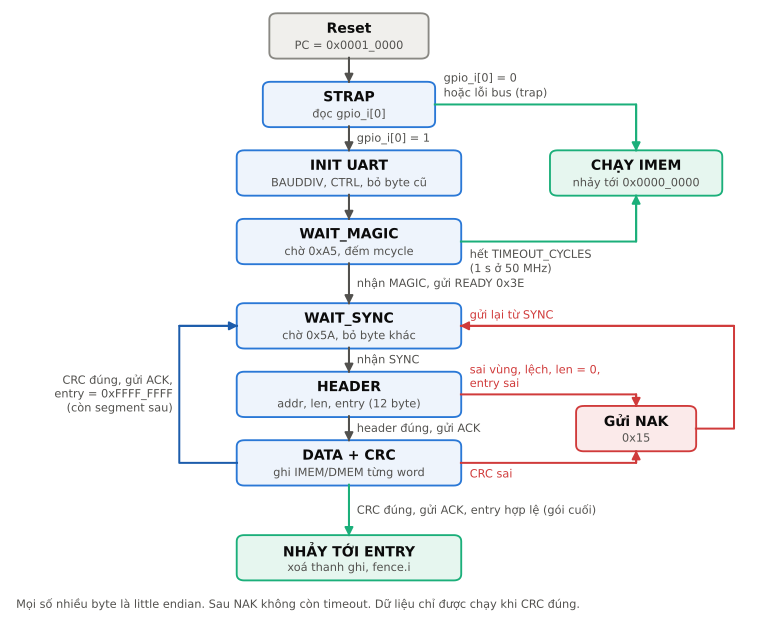

Generate this figure with Python:
#!/usr/bin/env python3
"""Generate docs/figures/boot_fsm.svg (state diagram of the UART bootloader in fw/boot/boot.S).

Same states as docs/boot.md section 4. Coordinates are hand-written, edit them here and rerun:
    python3 docs/figures/boot_fsm.py
Labels stay in Vietnamese because the figure goes into the report.
"""
import os

from matplotlib.patches import FancyArrowPatch, FancyBboxPatch
from figstyle import BLUE_RAMP, INK, INK2, MUTED, S2, S3, plt, save

C_OK, C_ERR, C_EXIT = INK2, "#d03b3b", S3
fig, ax = plt.subplots(figsize=(10, 8.2))
ax.set_xlim(-5.2, 6.2)
ax.set_ylim(-0.9, 10.6)
ax.axis("off")

# name: (x, y, width, title, detail)
S = {
    "reset": (0, 10.1, 2.4, "Reset", "PC = 0x0001_0000"),
    "strap": (0, 8.8, 2.6, "STRAP", "đọc gpio_i[0]"),
    "init": (0, 7.5, 3.4, "INIT UART", "BAUDDIV, CTRL, bỏ byte cũ"),
    "magic": (0, 6.2, 3.4, "WAIT_MAGIC", "chờ 0xA5, đếm mcycle"),
    "sync": (0, 4.6, 3.4, "WAIT_SYNC", "chờ 0x5A, bỏ byte khác"),
    "hdr": (0, 3.3, 3.4, "HEADER", "addr, len, entry (12 byte)"),
    "data": (0, 2.0, 3.4, "DATA + CRC", "ghi IMEM/DMEM từng word"),
    "jump": (0, 0.2, 3.4, "NHẢY TỚI ENTRY", "xoá thanh ghi, fence.i"),
    "imem": (4.4, 7.5, 2.6, "CHẠY IMEM", "nhảy tới 0x0000_0000"),
    "nak": (4.4, 2.65, 1.8, "Gửi NAK", "0x15"),
}
H = 0.82


def node(k, fill="#ffffff", edge=MUTED):
    x, y, w, t, d = S[k]
    ax.add_patch(FancyBboxPatch((x - w / 2, y - H / 2), w, H, boxstyle="round,pad=0.02,rounding_size=0.12",
                                fc=fill, ec=edge, lw=1.4))
    ax.text(x, y + 0.13, t, ha="center", va="center", fontsize=10.5, fontweight="bold", color=INK)
    ax.text(x, y - 0.19, d, ha="center", va="center", fontsize=8.5, color=INK2)


def edge(k, side):
    x, y, w = S[k][0], S[k][1], S[k][2]
    return {"t": (x, y + H / 2), "b": (x, y - H / 2), "l": (x - w / 2, y), "r": (x + w / 2, y)}[side]


def path(pts, color=C_OK, label=None, lpos=None, ha="left", lcolor=None):
    """Polyline, arrow head on the last segment."""
    xs, ys = zip(*pts)
    ax.plot(xs[:-1] + (xs[-1],), ys[:-1] + (ys[-1],), color=color, lw=1.5, solid_capstyle="butt")
    ax.add_patch(FancyArrowPatch(pts[-2], pts[-1], arrowstyle="-|>", mutation_scale=13, color=color,
                                 lw=1.5, shrinkA=0, shrinkB=0))
    if label:
        ax.text(lpos[0], lpos[1], label, ha=ha, va="center", fontsize=8.5, color=lcolor or color)


for k in S:
    if k == "imem" or k == "jump":
        node(k, fill="#e6f6ef", edge=C_EXIT)
    elif k == "nak":
        node(k, fill="#fbeaea", edge=C_ERR)
    elif k == "reset":
        node(k, fill="#f0efec")
    else:
        node(k, fill="#eef4fc", edge=BLUE_RAMP[2])

path([edge("reset", "b"), edge("strap", "t")])
path([edge("strap", "b"), edge("init", "t")], label="gpio_i[0] = 1", lpos=(0.12, 8.15))
path([edge("init", "b"), edge("magic", "t")])
path([edge("magic", "b"), edge("sync", "t")], label="nhận MAGIC, gửi READY 0x3E", lpos=(0.12, 5.4))
path([edge("sync", "b"), edge("hdr", "t")], label="nhận SYNC", lpos=(0.12, 3.95))
path([edge("hdr", "b"), edge("data", "t")], label="header đúng, gửi ACK", lpos=(0.12, 2.65))
path([edge("data", "b"), edge("jump", "t")], color=C_EXIT,
     label="CRC đúng, gửi ACK, entry hợp lệ (gói cuối)", lpos=(0.12, 1.1), lcolor=INK2)

# Exits to IMEM
xs, ys = edge("strap", "r")
path([(xs, ys), (S["imem"][0], ys), edge("imem", "t")], color=C_EXIT,
     label="gpio_i[0] = 0\nhoặc lỗi bus (trap)", lpos=(xs + 0.15, ys + 0.35), lcolor=INK2)
xm, ym = edge("magic", "r")
path([(xm, ym), (S["imem"][0], ym), edge("imem", "b")], color=C_EXIT,
     label="hết TIMEOUT_CYCLES\n(1 s ở 50 MHz)", lpos=(xm + 0.15, ym - 0.38), lcolor=INK2)

# Errors to NAK, then back to WAIT_SYNC
xn = S["nak"][0]
xh, yh = edge("hdr", "r")
path([(xh, yh), (xn, yh), (xn, S["nak"][1] + H / 2)], color=C_ERR,
     label="sai vùng, lệch, len = 0,\nentry sai", lpos=(xh + 0.15, yh + 0.33), lcolor=C_ERR)
xd, yd = edge("data", "r")
path([(xd, yd), (xn, yd), (xn, S["nak"][1] - H / 2)], color=C_ERR,
     label="CRC sai", lpos=(xd + 0.15, yd - 0.22), lcolor=C_ERR)
xr = xn + S["nak"][2] / 2
xq, yq = edge("sync", "r")
path([(xr, S["nak"][1]), (xr + 0.6, S["nak"][1]), (xr + 0.6, yq), (xq, yq)], color=C_ERR,
     label="gửi lại từ SYNC", lpos=(xq + 0.15, yq + 0.2), lcolor=C_ERR)

# More segments: back to WAIT_SYNC
xl, yl = edge("data", "l")
xs2, ys2 = edge("sync", "l")
path([(xl, yl), (xl - 0.9, yl), (xl - 0.9, ys2), (xs2, ys2)], color=BLUE_RAMP[3],
     label="CRC đúng, gửi ACK,\nentry = 0xFFFF_FFFF\n(còn segment sau)", lpos=(xl - 1.0, 3.3),
     ha="right", lcolor=INK2)

ax.text(-5.1, -0.75, "Mọi số nhiều byte là little endian. Sau NAK không còn timeout. "
        "Dữ liệu chỉ được chạy khi CRC đúng.", fontsize=8.5, color=INK2)
save(fig, os.path.join(os.path.dirname(os.path.abspath(__file__)), "boot_fsm.svg"))
